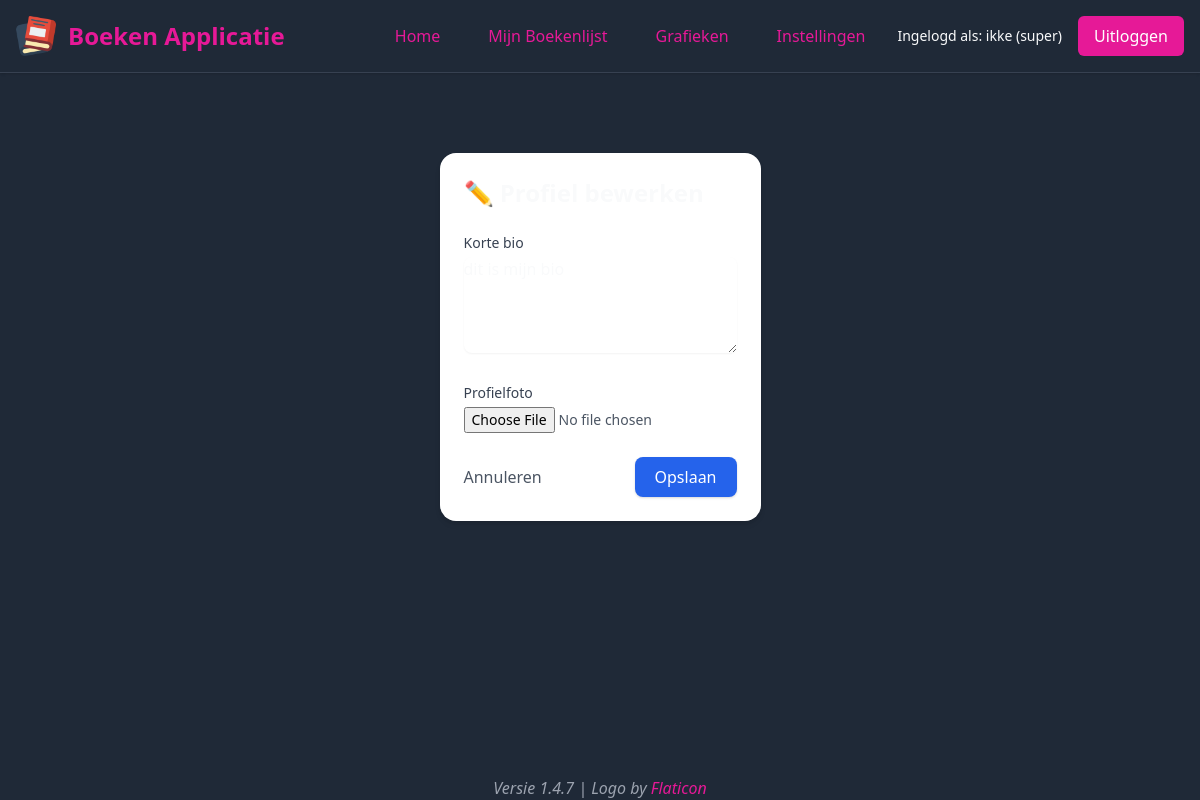
Screenshot of /edit-profile (signed in) with the database file from the repository.
### tables this page shows
CREATE TABLE users
                 (id INTEGER PRIMARY KEY AUTOINCREMENT,
                  username TEXT UNIQUE,
                  password TEXT,
                  role TEXT, color TEXT DEFAULT '#2563eb', dark_mode INTEGER DEFAULT 0, bio TEXT DEFAULT '', profile_pic TEXT DEFAULT 'default.jpg', email TEXT DEFAULT '', created_at TEXT);

### app.py (the view, shortened to what this page needs)
@app.route("/edit-profile", methods=["GET", "POST"])
@login_required
def edit_profile():
    user_id = session.get("user_id", 0)
    if not user_id:
        flash("Log in om je profiel te bekijken.", "error")
        return redirect(url_for("login"))
    settings = get_user_settings(user_id)
    conn = get_db_connection()
    user = conn.execute("SELECT * FROM users WHERE id = ?", (user_id,)).fetchone()
    conn.close()
    return render_template("edit_profile.html", user=user, settings=settings)

### app.py (called while the page is built)
def login_required(f):
    @wraps(f)
    def decorated_function(*args, **kwargs):
        if not session.get('user_id'):
            flash('Log in om deze pagina te bekijken.', 'error')
            return redirect(url_for('login'))
        return f(*args, **kwargs)
    return decorated_function

@app.context_processor
def inject_roles():
    return dict(is_admin=is_admin(), is_super_admin=session.get('role') == 'admin')

def get_user_settings(user_id):
    conn = get_db_connection()
    c = conn.cursor()
    c.execute('SELECT color, dark_mode FROM users WHERE id = ?', (user_id,))
    result = c.fetchone()
    conn.close()
    return {'color': result[0] if result else '#e31c73', 'dark_mode': result[1] if result else True}

### models/database.py (called while the page is built)
def get_db_connection():
    conn = sqlite3.connect('books.db')
    conn.row_factory = sqlite3.Row
    return conn

### models/user.py (called while the page is built)
def is_admin():
    role = session.get('role')
    logger.debug(f"is_admin check - Session role: {role}")
    return role in ['admin', 'super']  # Allow both admin and super roles for most actions

### templates/edit_profile.html (shortened to what this page needs)
{% extends "base.html" %}
{% block content %}
  <div class="max-w-2xl mx-auto mt-10 p-6">
    <div class="bg-white rounded-2xl shadow-md p-6">
      <h1 class="text-2xl font-bold mb-6">✏️ Profiel bewerken</h1>
      <form action="{{ url_for('edit_profile') }}" method="POST" enctype="multipart/form-data" class="space-y-6">
        <div>
          <label for="bio" class="block text-sm font-medium text-gray-700 mb-1">Korte bio</label>
          <textarea id="bio" name="bio" rows="4"
                    class="w-full rounded-lg border-gray-300 shadow-sm focus:ring-blue-500 focus:border-blue-500">{{ user.bio or '' }}</textarea>
        </div>
        <div>
          <label for="profile_pic" class="block text-sm font-medium text-gray-700 mb-1">Profielfoto</label>
          <input type="file" id="profile_pic" name="profile_pic"
                 class="w-full text-sm text-gray-600">
        </div>
        <div class="flex justify-between items-center">
          <a href="{{ url_for('over_mij') }}" class="text-gray-600 hover:underline">Annuleren</a>
          <button type="submit"
                  class="px-5 py-2 rounded-lg bg-blue-600 text-white font-medium shadow hover:bg-blue-700 transition">
            Opslaan
          </button>
        </div>
      </form>
    </div>
  </div>
{% endblock %}

### templates/base.html (shortened to what this page needs)
<!DOCTYPE html>
<html lang="nl">
<head>
  <link href="https://cdn.jsdelivr.net/npm/tailwindcss@2.2.19/dist/tailwind.min.css" rel="stylesheet" />
  <link rel="stylesheet" href="https://unpkg.com/leaflet/dist/leaflet.css" />
</head>
<body class="min-h-screen flex flex-col">
  <header class="shadow" style="border-bottom: 1px solid var(--border-color);">
    <div class="container mx-auto max-w-7xl p-4 flex justify-between items-center">
      <div class="flex items-center space-x-3">
        <a href="{{ url_for('index') }}">
          <img src="{{ url_for('static', filename='images/logo.png') }}" alt="Boeken Applicatie Logo" class="logo" />
        </a>
        <a href="{{ url_for('index') }}" class="text-2xl font-bold link-primary">Boeken Applicatie</a>
      </div>
      <nav class="flex space-x-4 items-center">
        <a href="{{ url_for('index') }}" class="px-4 py-2 rounded-md font-medium link-primary">Home</a>
        {% if session.username %}
          <a href="{{ url_for('dashboard') }}" class="px-4 py-2 rounded-md font-medium link-primary">Mijn Boekenlijst</a>
          <a href="{{ url_for('statistics') }}" class="px-4 py-2 rounded-md font-medium link-primary">Grafieken</a>
          <a href="{{ url_for('settings') }}" class="px-4 py-2 rounded-md font-medium link-primary">Instellingen</a>
          <span class="text-sm">Ingelogd als: {{ session.username }} ({{ session.role }})</span>
          <a href="{{ url_for('logout') }}" class="px-4 py-2 rounded-md btn-primary">Uitloggen</a>
        {% else %}
          <a href="{{ url_for('login') }}" class="px-4 py-2 rounded-md btn-primary">Inloggen</a>
          <a href="{{ url_for('register') }}" class="px-4 py-2 rounded-md btn-primary">Registreren</a>
        {% endif %}
      </nav>
    </div>
  </header>
  <div class="container mx-auto max-w-7xl p-4 flex-1 flex flex-col">
    {% block content %}{% endblock %}
  </div>
  <footer class="text-center mt-6">
    <p class="italic" style="color: var(--muted);">Versie 1.4.7 | Logo by <a href="https://www.flaticon.com" class="link-primary">Flaticon</a></p>
  </footer>
</body>
</html>

### rows the page displays
users: username "ikke", role "super", bio "dit is mijn bio"
